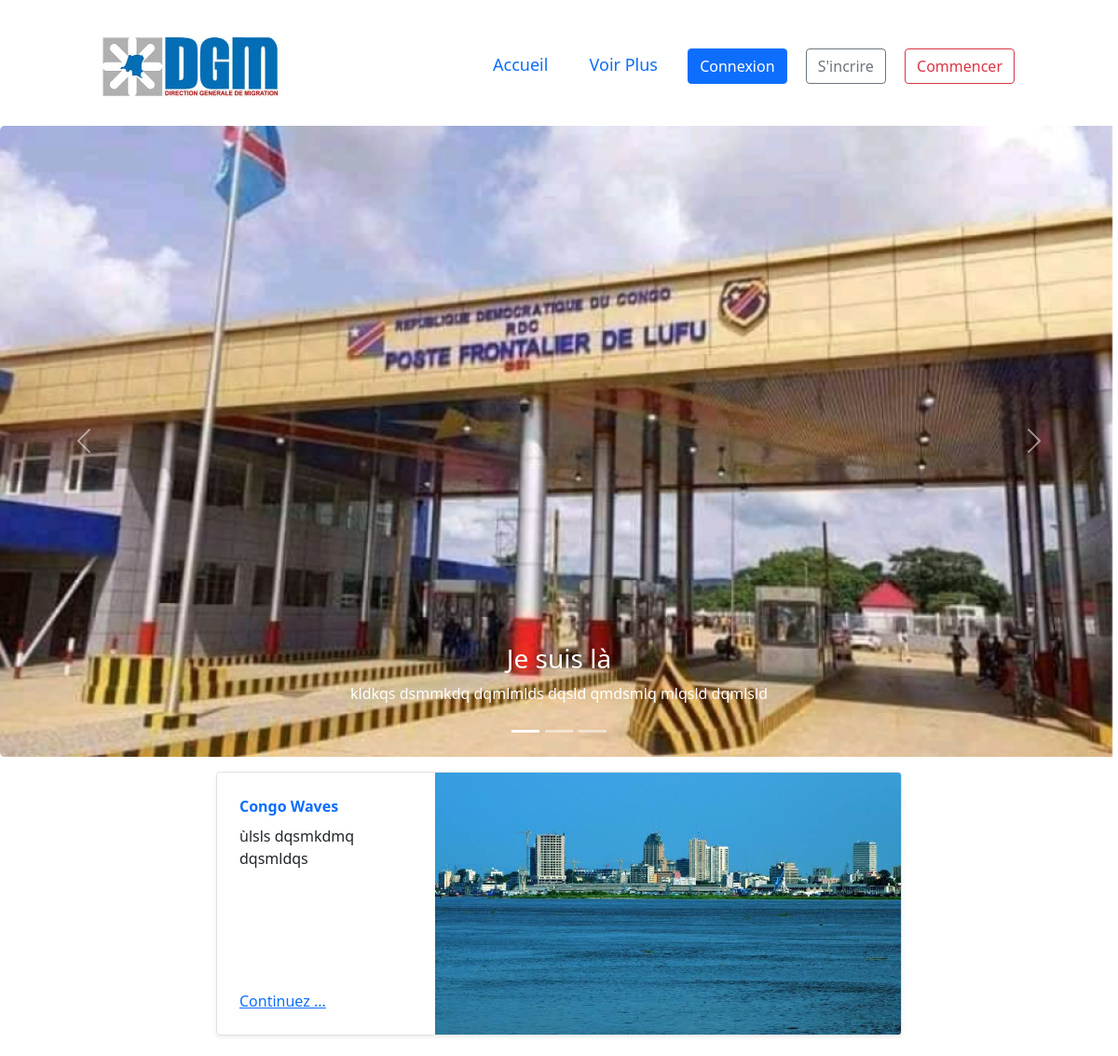
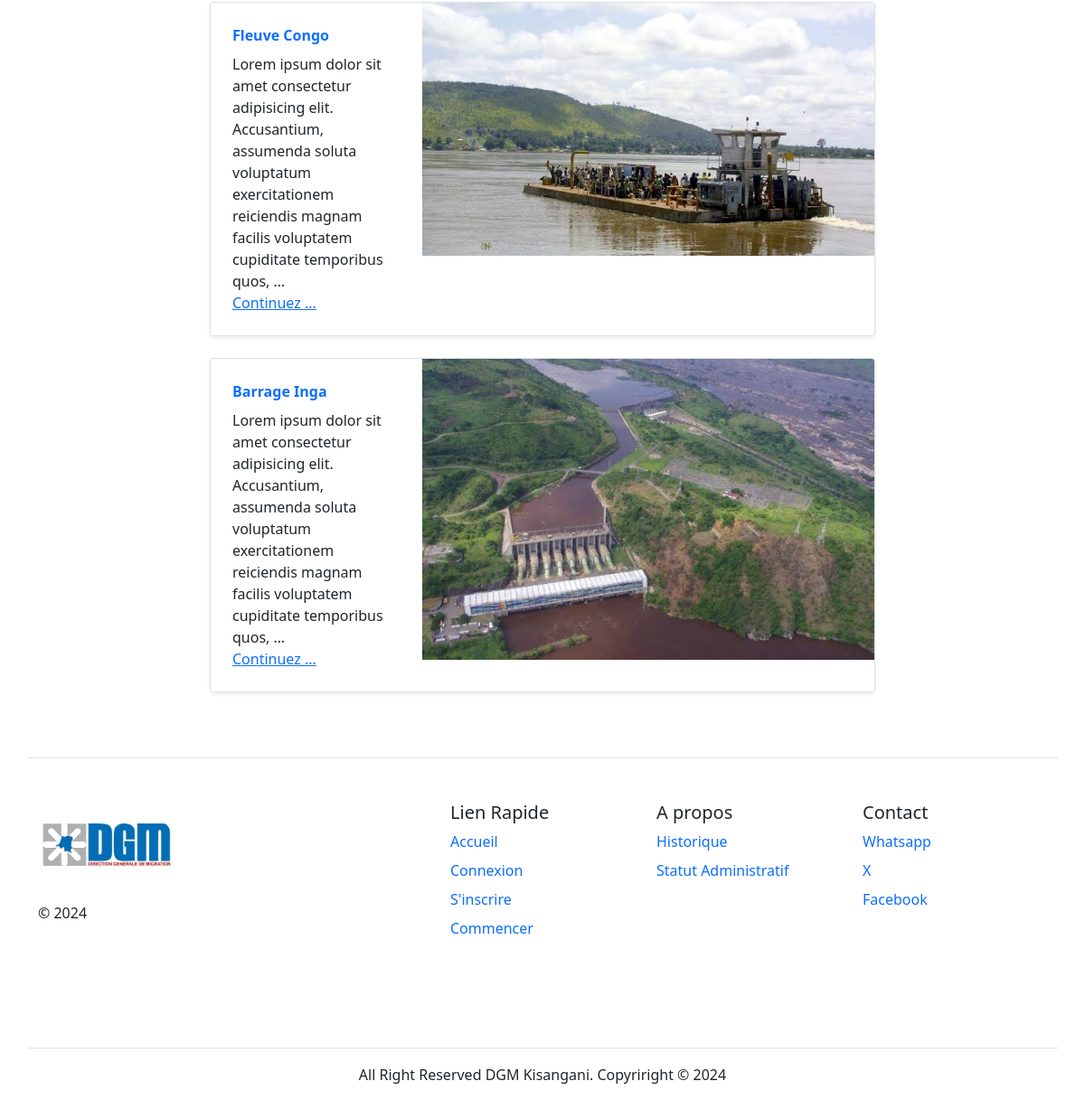
The page / on the database its author committed (2 pictures, top to bottom).
### dgm_app/models.py (models this page shows, shortened)
class News(models.Model):
    titre = models.CharField(max_length=30)
    description = models.TextField(max_length=500)
    img = models.ImageField(upload_to='news')
    class Meta():
        db_table = 'News'

class Places(models.Model):
    nom = models.CharField(max_length=40, unique=True)
    description = models.TextField(max_length=500)
    img = models.ImageField(upload_to='places')
    class Meta():
        db_table = 'Places'

### dgm_app/views.py (the view)
# urls.py: 2. Add a URL to urlpatterns:  path('', views.home, name='home')
def home(request):
    places = Places.objects.all().order_by('-id')[:3]
    news = News.objects.all().order_by('-id')[:3]
    na = news[0]
    nb = news[1]
    nc = news[2]
    return render(request, 'index.html', context={'places':places, 'news':news, 'na':na, 'nb':nb, 'nc':nc})

### templates/index.html (shortened to what this page needs)
{% extends "base.html" %}
{% block content %}
{% load static %}
<div id="carouselId" class="carousel slide" data-bs-ride="carousel">
    <ol class="carousel-indicators">
        <li
            data-bs-target="#carouselId"
            data-bs-slide-to="0"
            class="active"
            aria-current="true"
            aria-label="First slide"
        ></li>
        <li
            data-bs-target="#carouselId"
            data-bs-slide-to="1"
            aria-label="Second slide"
        ></li>
        <li
            data-bs-target="#carouselId"
            data-bs-slide-to="2"
            aria-label="Third slide"
        ></li>
    </ol>
    <div class="carousel-inner" role="listbox">
        <div class="carousel-item active">
            <img
                src="/media/{{na.img}}"
                class="w-100 d-block"
                alt="First slide"
                style="border-radius: 5px;"
            />
            <div class="carousel-caption d-none d-md-block">
                <h3>{{na.titre}}</h3>
                <p>{{na.description}}</p>
            </div>
        </div>
    </div>
    <button
        class="carousel-control-prev"
        type="button"
        data-bs-target="#carouselId"
        data-bs-slide="prev"
    >
        <span class="carousel-control-prev-icon" aria-hidden="true"></span>
    </button>
    <button
        class="carousel-control-next"
        type="button"
        data-bs-target="#carouselId"
        data-bs-slide="next"
    >
        <span class="carousel-control-next-icon" aria-hidden="true"></span>
    </button>
</div>
<div class="container">
    <div class="row mb-2 my-3 d-flex justify-content-center">
        {% for place in places %}
            <div class="col-md-8">
            <div class="row g-0 border rounded overflow-hidden flex-md-row mb-4 shadow-sm h-md-250 position-relative">
                <div class="col p-4 d-flex flex-column position-static">
                <strong class="d-inline-block mb-2 text-primary">{{place.nom}}</strong>
                <p class="card-text mb-auto">{{place.description|truncatewords:20}}</p>
                <a href="/one{{place.id}}/" class="stretched-link">Continuez ...</a>
                </div>
                <div class="col-auto d-none d-lg-block">
                    <img src="/media/{{place.img}}" alt="" width='500' style="cursor: pointer;">
                </div>
            </div>
            </div>
        {% endfor %}
{% endblock content %}

### templates/base.html (shortened to what this page needs)
<!DOCTYPE html>
<html lang="fr">
{% load static %}
<head>
    <link rel="stylesheet" href="{% static 'css/bootstrap.css' %}">
    <link rel="stylesheet" href="{% static 'css/style.css' %}">
</head>
<body>
    <div class="row p-1">
    </div>
    <header>
        <div class="logo" id="debut">
            <img src="{% static 'img/logo.jpeg' %}" width="200" alt="">
        </div>
        <nav>
            <a href="{% url "home" %}">Accueil</a>
            <a href="{% url "more" %}">Voir Plus</a>
            <a href="{% url "login" %}" class="btn btn-primary mx-2">Connexion</a>
            <a href="{% url "signin" %}" class="btn btn-outline-secondary mx-2">S'incrire</a>
            <a href="/form_demande" class="btn btn-outline-danger mx-2">Commencer</a>
        </nav>
    </header>
    {% block content %}
    {% endblock content %}
    <div class="container">
        <footer class="row row-cols-1 row-cols-sm-2 row-cols-md-5 py-5 my-5 border-top">
          <div class="col mb-3">
            <a href="/" class="d-flex align-items-center mb-3 link-body-emphasis text-decoration-none">
              <img src="{% static "img/logo.jpeg" %}" alt="" width='150'>
            </a>
            <p class="text-body-secondary">&copy; 2024</p>
          </div>
          <div class="col mb-3">
          </div>
          <div class="col mb-3">
            <h5>Lien Rapide</h5>
            <ul class="nav flex-column">
              <li class="nav-item mb-2"><a href="{% url "home" %}" class="nav-link p-0 text-body-secondary">Accueil</a></li>
              <li class="nav-item mb-2"><a href="{% url "login" %}" class="nav-link p-0 text-body-secondary">Connexion</a></li>
              <li class="nav-item mb-2"><a href="{% url "signin" %}" class="nav-link p-0 text-body-secondary">S'inscrire</a></li>
              <li class="nav-item mb-2"><a href="{% url "form_demande" %}" class="nav-link p-0 text-body-secondary">Commencer</a></li>
            </ul>
          </div>
          <div class="col mb-3">
            <h5>A propos</h5>
            <ul class="nav flex-column">
              <li class="nav-item mb-2"><a href="#" class="nav-link p-0 text-body-secondary" data-bs-toggle="modal" data-bs-target="#exampleModalCenteredScrollable">Historique</a></li>
              <li class="nav-item mb-2"><a href="#" class="nav-link p-0 text-body-secondary" data-bs-toggle="modal" data-bs-target="#exampleModalCenteredScrollable2">Statut Administratif</a></li>
            </ul>
          </div>
          <div class="col mb-3">
            <h5>Contact</h5>
            <ul class="nav flex-column">
              <li class="nav-item mb-2"><a href="#" class="nav-link p-0 text-body-secondary">Whatsapp</a></li>
              <li class="nav-item mb-2"><a href="#" class="nav-link p-0 text-body-secondary">X</a></li>
              <li class="nav-item mb-2"><a href="#" class="nav-link p-0 text-body-secondary">Facebook</a></li>
            </ul>
          </div>
        </footer>
      </div>
    <div class="container border-top">
        <div class="col-12" style="margin-top: 20px;">
            <h6 style="text-align: center; margin: 10px;">All Right Reserved DGM Kisangani. Copyriright &#xa9 2024</h6>
        </div>
    </div>
</body>
</html>

### static/css/style.css (style rules this page uses)
html { scroll-behavior: smooth; }
header { display: flex; align-items: center; justify-content: space-around; }
header img { transition: 0.6s; cursor: pointer; }
header nav a { margin: 20px; font-size: 18px; text-decoration: none; transition: 0.3s; }

### rows shown on the page
News: img (picture), titre "Je suis là", description "kldkqs dsmmkdq dqmlmlds dqsld qmdsmlq mlqsld dqmlsld"
Places: nom "Congo Waves", description "ùlsls dqsmkdmq dqsmldqs", img (picture)
Places: nom "Fleuve Congo", description "Lorem ipsum dolor sit amet consectetur adipisicing elit. Accusantium, assumenda soluta voluptatum exercitationem reiciendis magnam facilis voluptatem cupiditate temporibus quos, …", img (picture)
Places: nom "Barrage Inga", description "Lorem ipsum dolor sit amet consectetur adipisicing elit. Accusantium, assumenda soluta voluptatum exercitationem reiciendis magnam facilis voluptatem cupiditate temporibus quos, …", img (picture)
